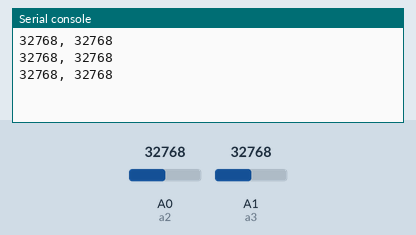
This program was run on a simulated CircuitPython board. Parts: the last lines printed to the serial console. The test bench sets the inputs (shaded band); at power-on: A0 (a2) = 32768, A1 (a3) = 32768 (analog values on the 0–65535 scale).

Above: at 1.2 s.
1.3 s: A0 (a2) set to 45874
At 1.86 s:
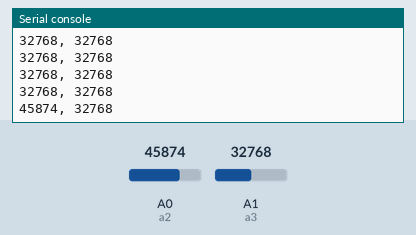
2.8 s: A1 (a3) set to 45874
At 3.06 s:
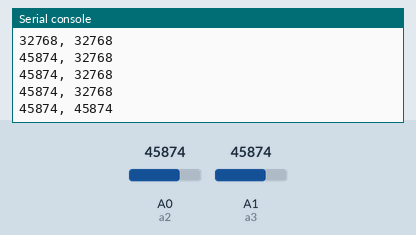
4.3 s: A0 (a2) set to 57670
At 4.66 s:
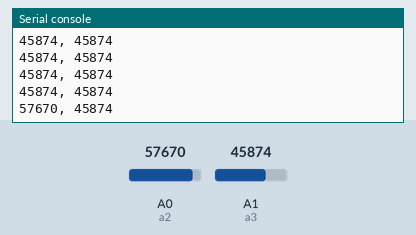
5.8 s: A1 (a3) set to 57670
At 5.86 s:
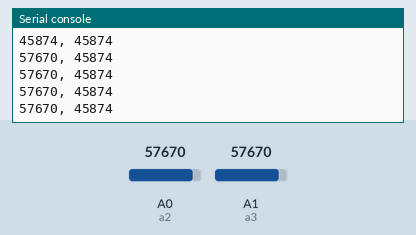
Timing chart, 0 to 8.3 s (numbered marks = the images above; inputs shaded):
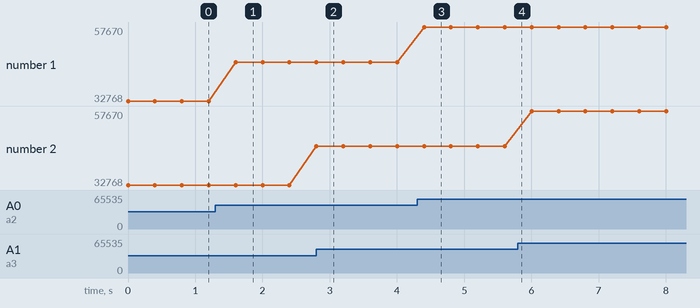

Measured:
- after the input at 1.3 s, the serial console: prints a new line after 0.30 s (image 1)
- after the input at 2.8 s, the serial console: prints a new line at once (image 2)
- after the input at 4.3 s, the serial console: prints a new line after 0.10 s (image 3)
- plotted number 1: 32768 → 45874 after the input at 1.3 s, 45874 → 57670 after the input at 4.3 s

The program:

joystick.py
```python
## circuitpython

import time
import board
from analogio import AnalogIn

a2 = AnalogIn(board.A0)
a3 = AnalogIn(board.A1)

while True:
    x = a2.value
    y = a3.value
    print(f'{x}, {y}')
    time.sleep(0.4)
```
